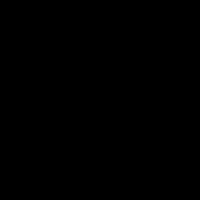
Frame 1 (no input)
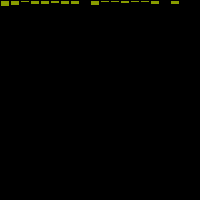
Frame 60 (the mouse pressed at the canvas centre just before this capture)
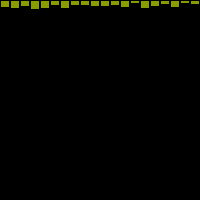
Frame 120 (the mouse held since frame 60 and released just before this capture)

The Processing sketch that drew these frames (run headless with seeded random() and noise(); from frame 60 on, the mouse is pressed at the canvas centre):

// Processing sketch: example_13___2_random_number_distribution
// ── example_13___2_random_number_distribution.pde
// An array to keep track of how often random number are produced

float [] randomCounts;

void setup() {
  size(200, 200);
  randomCounts = new float[20];
}

void draw() {
  background(0);
  
  // Pick an random number and increase the count
  int index = int(random(randomCounts.length));
  randomCounts[index]++;
  
  // Draw a rectangle to the graph results
  stroke(0);
  fill(175, 200, 0, 200);
  for (int x = 0; x < randomCounts.length; x++) {
    rect(x*10, 0, 9, randomCounts[x]);
  }
}
